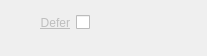
<?xml version="1.0" encoding="UTF-8"?>
<ui version="4.0">
 <class>InspectorKeyerWidget</class>
 <widget class="QWidget" name="InspectorKeyerWidget">
  <property name="geometry">
   <rect>
    <x>0</x>
    <y>0</y>
    <width>207</width>
    <height>56</height>
   </rect>
  </property>
  <property name="sizePolicy">
   <sizepolicy hsizetype="Expanding" vsizetype="Preferred">
    <horstretch>0</horstretch>
    <verstretch>0</verstretch>
   </sizepolicy>
  </property>
  <layout class="QVBoxLayout" name="verticalLayout">
   <item>
    <layout class="QHBoxLayout" name="horizontalLayoutDefer">
     <item>
      <spacer name="horizontalSpacerDefer1">
       <property name="orientation">
        <enum>Qt::Horizontal</enum>
       </property>
       <property name="sizeType">
        <enum>QSizePolicy::Fixed</enum>
       </property>
       <property name="sizeHint" stdset="0">
        <size>
         <width>29</width>
         <height>20</height>
        </size>
       </property>
      </spacer>
     </item>
     <item>
      <widget class="QLabel" name="labelDefer">
       <property name="text">
        <string>&lt;a href=&quot;Defer&quot; style=&quot;color: #BEBEBE;&quot;&gt;Defer&lt;/a&gt;</string>
       </property>
       <property name="alignment">
        <set>Qt::AlignRight|Qt::AlignTrailing|Qt::AlignVCenter</set>
       </property>
      </widget>
     </item>
     <item>
      <widget class="QCheckBox" name="checkBoxDefer">
       <property name="layoutDirection">
        <enum>Qt::RightToLeft</enum>
       </property>
       <property name="text">
        <string/>
       </property>
      </widget>
     </item>
     <item>
      <spacer name="horizontalSpacerDefer2">
       <property name="orientation">
        <enum>Qt::Horizontal</enum>
       </property>
       <property name="sizeHint" stdset="0">
        <size>
         <width>40</width>
         <height>20</height>
        </size>
       </property>
      </spacer>
     </item>
    </layout>
   </item>
   <item>
    <spacer name="verticalSpacerVolume">
     <property name="orientation">
      <enum>Qt::Vertical</enum>
     </property>
     <property name="sizeType">
      <enum>QSizePolicy::Fixed</enum>
     </property>
     <property name="sizeHint" stdset="0">
      <size>
       <width>20</width>
       <height>10</height>
      </size>
     </property>
    </spacer>
   </item>
  </layout>
 </widget>
 <resources/>
 <connections>
  <connection>
   <sender>labelDefer</sender>
   <signal>linkActivated(QString)</signal>
   <receiver>InspectorKeyerWidget</receiver>
   <slot>resetDefer(QString)</slot>
   <hints>
    <hint type="sourcelabel">
     <x>48</x>
     <y>106</y>
    </hint>
    <hint type="destinationlabel">
     <x>-2</x>
     <y>106</y>
    </hint>
   </hints>
  </connection>
  <connection>
   <sender>checkBoxDefer</sender>
   <signal>stateChanged(int)</signal>
   <receiver>InspectorKeyerWidget</receiver>
   <slot>deferChanged(int)</slot>
   <hints>
    <hint type="sourcelabel">
     <x>84</x>
     <y>101</y>
    </hint>
    <hint type="destinationlabel">
     <x>214</x>
     <y>128</y>
    </hint>
   </hints>
  </connection>
 </connections>
 <slots>
  <slot>spinBoxVolumeChanged(int)</slot>
  <slot>resetVolume(QString)</slot>
  <slot>resetTween(QString)</slot>
  <slot>resetDuration(QString)</slot>
  <slot>durationChanged(int)</slot>
  <slot>tweenChanged(QString)</slot>
  <slot>sliderVolumeChanged(int)</slot>
  <slot>resetDefer(QString)</slot>
  <slot>deferChanged(int)</slot>
 </slots>
</ui>
